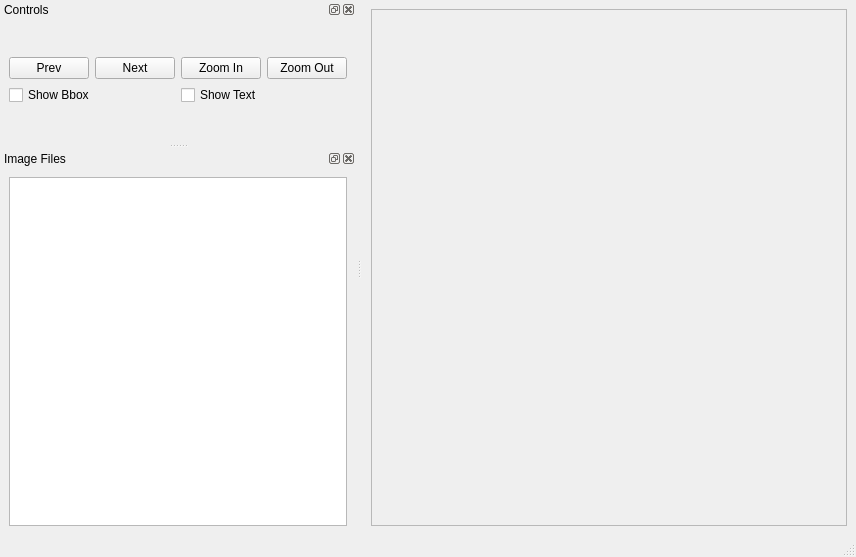
<?xml version="1.0" encoding="UTF-8"?>
<ui version="4.0">
 <class>MainWindow</class>
 <widget class="QMainWindow" name="MainWindow">
  <property name="geometry">
   <rect>
    <x>0</x>
    <y>0</y>
    <width>856</width>
    <height>557</height>
   </rect>
  </property>
  <property name="windowTitle">
   <string>Image Viewer</string>
  </property>
  <widget class="QWidget" name="centralwidget">
   <layout class="QVBoxLayout" name="verticalLayout_5">
    <item>
     <layout class="QVBoxLayout" name="verticalLayout">
      <item>
       <widget class="QScrollArea" name="scrollArea">
        <property name="widgetResizable">
         <bool>true</bool>
        </property>
        <widget class="QWidget" name="scrollAreaWidgetContents">
         <property name="geometry">
          <rect>
           <x>0</x>
           <y>0</y>
           <width>473</width>
           <height>491</height>
          </rect>
         </property>
        </widget>
       </widget>
      </item>
     </layout>
    </item>
   </layout>
  </widget>
  <widget class="QMenuBar" name="menubar">
   <property name="geometry">
    <rect>
     <x>0</x>
     <y>0</y>
     <width>856</width>
     <height>22</height>
    </rect>
   </property>
  </widget>
  <widget class="QStatusBar" name="statusbar"/>
  <widget class="QDockWidget" name="dockWidget_10">
   <property name="windowTitle">
    <string>Controls</string>
   </property>
   <attribute name="dockWidgetArea">
    <number>1</number>
   </attribute>
   <widget class="QWidget" name="dockWidgetContents_10">
    <layout class="QVBoxLayout" name="verticalLayout_7">
     <item>
      <layout class="QVBoxLayout" name="verticalLayout_6">
       <item>
        <layout class="QHBoxLayout" name="horizontalLayout_2">
         <item>
          <widget class="QPushButton" name="pushButton_prev">
           <property name="text">
            <string>Prev</string>
           </property>
          </widget>
         </item>
         <item>
          <widget class="QPushButton" name="pushButton_next">
           <property name="text">
            <string>Next</string>
           </property>
          </widget>
         </item>
         <item>
          <widget class="QPushButton" name="pushButton_zoomin">
           <property name="text">
            <string>Zoom In</string>
           </property>
          </widget>
         </item>
         <item>
          <widget class="QPushButton" name="pushButton_zoomout">
           <property name="text">
            <string>Zoom Out</string>
           </property>
          </widget>
         </item>
        </layout>
       </item>
       <item>
        <layout class="QHBoxLayout" name="horizontalLayout">
         <item>
          <widget class="QCheckBox" name="checkBox_text">
           <property name="text">
            <string>Show Bbox</string>
           </property>
          </widget>
         </item>
         <item>
          <widget class="QCheckBox" name="checkBox_bbox">
           <property name="text">
            <string>Show Text</string>
           </property>
          </widget>
         </item>
        </layout>
       </item>
      </layout>
     </item>
    </layout>
   </widget>
  </widget>
  <widget class="QDockWidget" name="dockWidget_11">
   <property name="windowTitle">
    <string>Image Files</string>
   </property>
   <attribute name="dockWidgetArea">
    <number>1</number>
   </attribute>
   <widget class="QWidget" name="dockWidgetContents_11">
    <layout class="QVBoxLayout" name="verticalLayout_9">
     <item>
      <widget class="QListWidget" name="listWidget_images"/>
     </item>
    </layout>
   </widget>
  </widget>
 </widget>
 <resources/>
 <connections/>
</ui>
